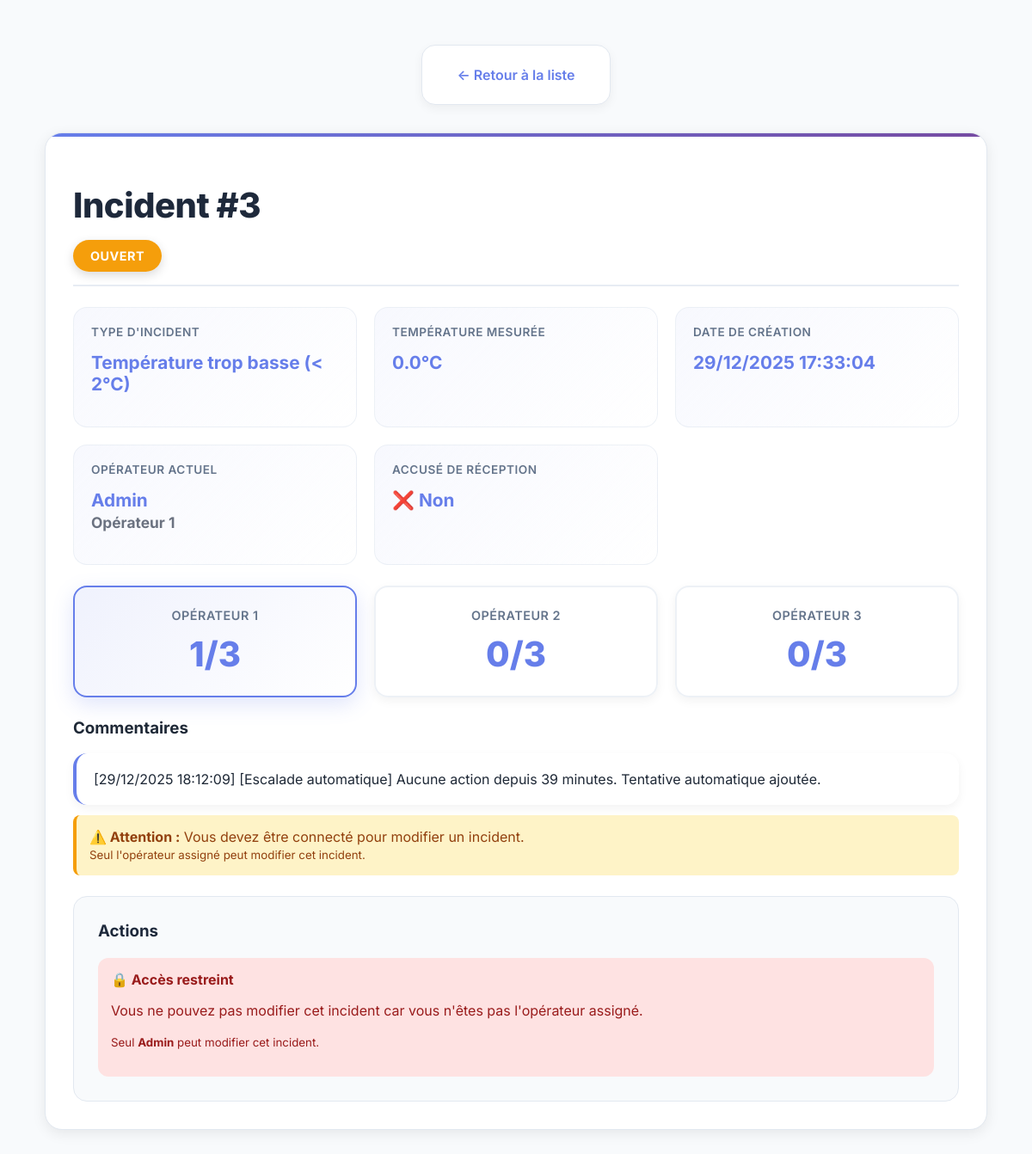
/gestion-incidents/3/, run on the app's committed database.
### DHT/models.py (models this page shows, shortened)
class Incident(models.Model):
    STATUT_CHOICES = [
        ('ouvert', 'Ouvert'),
        ('en_cours', 'En cours'),
        ('resolu', 'Résolu'),
        ('ferme', 'Fermé'),
    ]
    TYPE_INCIDENT_CHOICES = [
        ('trop_bas', 'Température trop basse (< 2°C)'),
        ('trop_haut', 'Température trop haute (> 8°C)'),
    ]
    dht11 = models.ForeignKey(Dht11, on_delete=models.CASCADE, related_name='incidents')
    temperature = models.FloatField(help_text="Température qui a déclenché l'incident")
    type_incident = models.CharField(max_length=20, choices=TYPE_INCIDENT_CHOICES)
    statut = models.CharField(max_length=20, choices=STATUT_CHOICES, default='ouvert')
    date_creation = models.DateTimeField(auto_now_add=True)
    date_modification = models.DateTimeField(auto_now=True)
    date_resolution = models.DateTimeField(null=True, blank=True)
    operateur_actuel = models.ForeignKey(
        Operateur,
        on_delete=models.SET_NULL,
        null=True,
        blank=True,
        related_name='incidents_actuels'
    )
    operateur_initial = models.ForeignKey(
        Operateur,
        on_delete=models.SET_NULL,
        null=True,
        blank=True,
        related_name='incidents_initiaux'
    )
    tentatives_operateur1 = models.IntegerField(default=0)
    tentatives_operateur2 = models.IntegerField(default=0)
    tentatives_operateur3 = models.IntegerField(default=0)
    commentaires = models.TextField(blank=True)
    accuse_reception = models.BooleanField(default=False)
    date_accuse_reception = models.DateTimeField(null=True, blank=True)
    class Meta:
        ordering = ['-date_creation']
        verbose_name = "Incident"
        verbose_name_plural = "Incidents"

class Operateur(models.Model):
    nom = models.CharField(max_length=100)
    email = models.EmailField()
    telephone = models.CharField(max_length=20, blank=True, null=True)
    ordre_escalade = models.IntegerField(help_text="Ordre d'escalade (1, 2 ou 3)")
    actif = models.BooleanField(default=True)
    user = models.OneToOneField(
        User,
        on_delete=models.SET_NULL,
        null=True,
        blank=True,
        related_name='operateur_profile',
        help_text="Utilisateur Django associé pour l'authentification"
    )
    class Meta:
        ordering = ['ordre_escalade']
        verbose_name = "Opérateur"
        verbose_name_plural = "Opérateurs"

### DHT/views.py (the view)
# urls.py: path("gestion-incidents/<int:incident_id>/", views.detail_incident, name="detail_incident"),
def detail_incident(request, incident_id):
    try:
        incident = Incident.objects.get(id=incident_id)
    except Incident.DoesNotExist:
        messages.error(request, "Incident introuvable.")
        return redirect('liste_incidents')
    operateurs = Operateur.objects.filter(actif=True)
    operateur_connecte = get_operateur_from_user(request.user)
    peut_modifier, message_erreur = verifier_permission_modification(request, incident)
    context = {
        'incident': incident,
        'operateurs': operateurs,
        'operateur_connecte': operateur_connecte,
        'peut_modifier': peut_modifier,
        'message_erreur': message_erreur,
    }
    return render(request, 'gestion_incidents/detail.html', context)

### DHT/views.py (called while the page is built, shortened)
def get_operateur_from_user(user):
    if not user or not user.is_authenticated:
        return None
    try:
        return Operateur.objects.get(user=user)
    except Operateur.DoesNotExist:
        return None

def verifier_permission_modification(request, incident):
    if not request.user.is_authenticated:
        return False, "Vous devez être connecté pour modifier un incident."

### templates/gestion_incidents/detail.html (shortened to what this page needs)
{% load static %}
<!DOCTYPE html>
<html lang="fr">
<head>
    <link rel="stylesheet" href="{% static 'css/dashboard.css' %}">
</head>
<body>
    <div class="detail-container">
        <div class="nav-links">
            <a href="{% url 'liste_incidents' %}">← Retour à la liste</a>
        </div>
        <div class="incident-card">
            <div class="incident-header">
                <div>
                    <h1>Incident #{{ incident.id }}</h1>
                    <span class="badge-statut badge-{{ incident.statut }}">
                        {{ incident.get_statut_display }}
                    </span>
                </div>
            </div>
            <div class="info-grid">
                <div class="info-item">
                    <label>Type d'incident</label>
                    <div class="value">{{ incident.get_type_incident_display }}</div>
                </div>
                <div class="info-item">
                    <label>Température mesurée</label>
                    <div class="value">{{ incident.temperature }}°C</div>
                </div>
                <div class="info-item">
                    <label>Date de création</label>
                    <div class="value">{{ incident.date_creation|date:"d/m/Y H:i:s" }}</div>
                </div>
                <div class="info-item">
                    <label>Opérateur actuel</label>
                    <div class="value">
                        {% if incident.operateur_actuel %}
                            {{ incident.operateur_actuel.nom }}<br>
                            <small style="color: #6b7280;">Opérateur {{ incident.operateur_actuel.ordre_escalade }}</small>
                        {% else %}
                            <span style="color: #9ca3af;">Non assigné</span>
                        {% endif %}
                    </div>
                </div>
                <div class="info-item">
                    <label>Accusé de réception</label>
                    <div class="value">
                        {% if incident.accuse_reception %}
                            ✅ Oui ({{ incident.date_accuse_reception|date:"d/m/Y H:i" }})
                        {% else %}
                            ❌ Non
                        {% endif %}
                    </div>
                </div>
            </div>
            <div class="tentatives-info">
                <div class="tentative-card {% if incident.operateur_actuel and incident.operateur_actuel.ordre_escalade == 1 %}active{% endif %}">
                    <h4>Opérateur 1</h4>
                    <div class="count">{{ incident.tentatives_operateur1 }}/3</div>
                </div>
                <div class="tentative-card {% if incident.operateur_actuel and incident.operateur_actuel.ordre_escalade == 2 %}active{% endif %}">
                    <h4>Opérateur 2</h4>
                    <div class="count">{{ incident.tentatives_operateur2 }}/3</div>
                </div>
                <div class="tentative-card {% if incident.operateur_actuel and incident.operateur_actuel.ordre_escalade == 3 %}active{% endif %}">
                    <h4>Opérateur 3</h4>
                    <div class="count">{{ incident.tentatives_operateur3 }}/3</div>
                </div>
            </div>
            {% if incident.commentaires %}
            <div class="commentaires-section">
                <h3>Commentaires</h3>
                <div class="commentaire-item">
                    <pre style="white-space: pre-wrap; margin: 0; font-family: inherit;">{{ incident.commentaires }}</pre>
                </div>
            </div>
            {% endif %}
            {% if not peut_modifier and message_erreur %}
            <div style="background: #fef3c7; color: #92400e; padding: 15px; border-radius: 8px; margin-bottom: 20px; border-left: 4px solid #f59e0b;">
                <strong>⚠️ Attention :</strong> {{ message_erreur }}
                <br><small>Seul l'opérateur assigné peut modifier cet incident.</small>
            </div>
            {% endif %}
            <div class="actions-section">
                <h3>Actions</h3>
                <div class="action-buttons">
                    {% if peut_modifier %}
                        {% if not incident.accuse_reception %}
                        <form method="POST" action="{% url 'accuser_reception_incident' incident.id %}" style="display: inline-block; width: 100%;">
                            {% csrf_token %}
                            <button type="submit" class="btn btn-primary" style="width: 100%;">✅ Accuser réception</button>
                        </form>
                        {% endif %}
                        {% if incident.statut != 'resolu' and incident.statut != 'ferme' %}
                        <form method="POST" action="{% url 'traiter_incident' incident.id %}" style="display: block; width: 100%; margin-top: 16px;">
                            {% csrf_token %}
                            <div>
                                <label for="commentaire-traiter"><strong>Ajouter un commentaire et enregistrer une tentative:</strong></label>
                                <textarea name="commentaire" id="commentaire-traiter" placeholder="Décrivez l'action effectuée..."></textarea>
                            </div>
                            <button type="submit" class="btn btn-warning" style="width: 100%; margin-top: 12px;">📝 Enregistrer tentative</button>
                        </form>
                        <form method="POST" action="{% url 'resoudre_incident' incident.id %}" style="display: block; width: 100%; margin-top: 16px;">
                            {% csrf_token %}
                            <div>
                                <label for="commentaire-resoudre"><strong>Résoudre l'incident:</strong></label>
                                <textarea name="commentaire" id="commentaire-resoudre" placeholder="Commentaire de résolution..." required></textarea>
                            </div>
                            <button type="submit" class="btn btn-success" style="width: 100%; margin-top: 12px;">✅ Résoudre l'incident</button>
                        </form>
                        {% endif %}
                    {% else %}
                        <div style="background: #fee2e2; color: #991b1b; padding: 15px; border-radius: 12px; width: 100%;">
                            <strong>🔒 Accès restreint</strong>
                            <p>Vous ne pouvez pas modifier cet incident car vous n'êtes pas l'opérateur assigné.</p>
                            <p><small>Seul <strong>{{ incident.operateur_actuel.nom }}</strong> peut modifier cet incident.</small></p>
                        </div>
                    {% endif %}
                </div>
            </div>
        </div>
    </div>
</body>
</html>

### DHT/static/css/dashboard.css (style rules this page uses)
* { box-sizing: border-box; }
body { font-family: "Inter", -apple-system, BlinkMacSystemFont, "Segoe UI", Roboto, sans-serif; background: #f8fafc; margin: 0; padding: 32px; color: #1f2937; min-height: 100vh; position: relative; overflow-x: hidden; }
h1, h2 { text-align: center; margin-bottom: 24px; color: #1e293b; letter-spacing: -0.5px; font-weight: 800; font-size: 2.5rem; }
.nav-links { text-align: center; margin-bottom: 32px; padding: 16px 24px; background: #ffffff; border-radius: 16px; border: 1px solid #e2e8f0; box-shadow: 0 4px 12px rgba(0, 0, 0, 0.05); max-width: fit-content; margin-left: auto; margin-right: auto; }
.nav-links a { color: #667eea; text-decoration: none; font-weight: 600; padding: 8px 16px; border-radius: 8px; transition: all 0.3s ease; display: inline-block; position: relative; }
.nav-links a::before { content: ''; position: absolute; bottom: 4px; left: 50%; transform: translateX(-50%); width: 0; height: 2px; background: #667eea; transition: width 0.3s ease; }
.value { font-size: 3rem; margin: 16px 0; color: #667eea; font-weight: 800; line-height: 1.2; }
label { text-align: left; color: #475569; font-weight: 600; font-size: 0.9rem; text-transform: uppercase; letter-spacing: 0.5px; margin-bottom: -8px; }

### templates/gestion_incidents/detail.html (style rules this page uses)
.detail-container { max-width: 1200px; margin: 0 auto; padding: 20px; }
.incident-card { background: #ffffff; padding: 32px; border-radius: 20px; box-shadow: 0 4px 16px rgba(0, 0, 0, 0.08); margin-bottom: 24px; border: 1px solid #e2e8f0; position: relative; overflow: hidden; }
.incident-card::before { content: ''; position: absolute; top: 0; left: 0; width: 100%; height: 4px; background: linear-gradient(90deg, #667eea, #764ba2); }
.incident-header { display: flex; justify-content: space-between; align-items: start; margin-bottom: 24px; padding-bottom: 24px; border-bottom: 2px solid rgba(226, 232, 240, 0.8); }
.info-grid { display: grid; grid-template-columns: repeat(auto-fit, minmax(250px, 1fr)); gap: 20px; margin-bottom: 24px; }
.info-item { padding: 20px; background: linear-gradient(135deg, rgba(102, 126, 234, 0.05) 0%, rgba(255, 255, 255, 0.8) 100%); border-radius: 16px; border: 1px solid rgba(226, 232, 240, 0.6); transition: all 0.3s ease; }
.info-item label { display: block; color: #64748b; font-size: 0.85rem; margin-bottom: 8px; font-weight: 600; text-transform: uppercase; letter-spacing: 0.5px; }
.info-item .value { font-size: 1.3rem; font-weight: 700; color: #667eea; }
.badge-statut { padding: 10px 20px; border-radius: 20px; font-weight: 700; font-size: 0.9rem; text-transform: uppercase; letter-spacing: 0.5px; box-shadow: 0 4px 12px rgba(0, 0, 0, 0.15); }
.badge-ouvert { background: #f59e0b; color: white; }
.actions-section { background: #f8fafc; padding: 28px; border-radius: 16px; margin-top: 24px; border: 1px solid #e2e8f0; }
.actions-section h3 { margin-top: 0; color: #1e293b; font-weight: 700; }
.action-buttons { display: flex; flex-direction: column; gap: 12px; margin-top: 20px; }
.commentaires-section { margin-top: 24px; }
.commentaire-item { background: rgba(255, 255, 255, 0.8); padding: 20px; border-radius: 16px; margin-bottom: 12px; border-left: 4px solid #667eea; box-shadow: 0 4px 12px rgba(0, 0, 0, 0.05); transition: all 0.3s ease; }
.tentatives-info { display: grid; grid-template-columns: repeat(3, 1fr); gap: 20px; margin-top: 20px; }
.tentative-card { background: rgba(255, 255, 255, 0.8); padding: 24px; border-radius: 16px; text-align: center; border: 2px solid rgba(226, 232, 240, 0.6); transition: all 0.3s ease; box-shadow: 0 4px 12px rgba(0, 0, 0, 0.05); }
.tentative-card.active { border-color: #667eea; background: linear-gradient(135deg, rgba(102, 126, 234, 0.1) 0%, rgba(255, 255, 255, 0.9) 100%); box-shadow: 0 8px 24px rgba(102, 126, 234, 0.2); }
.tentative-card h4 { margin: 0 0 12px 0; color: #64748b; font-size: 0.9rem; font-weight: 600; text-transform: uppercase; letter-spacing: 0.5px; }
.tentative-card .count { font-size: 2.5rem; font-weight: 800; color: #667eea; }

### data on the page
Incident: id "3", statut "OUVERT", type_incident "Température trop basse (< 2°C)", temperature "0.0", date_creation "29/12/2025 17:33:04", operateur_actuel.nom "Admin", operateur_actuel.ordre_escalade "1", tentatives_operateur1 "1", tentatives_operateur2 "0", tentatives_operateur3 "0", commentaires "[29/12/2025 18:12:09] [Escalade automatique] Aucune action depuis 39 minutes. Tentative automatique ajoutée."

### other printed values
{{ message_erreur }} "Vous devez être connecté pour modifier un incident."
